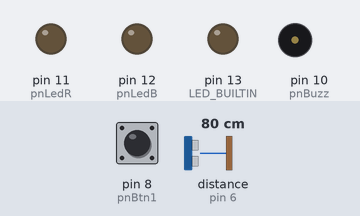
A sketch run on a simulated Arduino Uno, built with avr-gcc and run on an emulated ATmega328P. Shown: output pins drawn as LEDs (lit = HIGH), buzzer (waves = sounding). Dashed ring = blinking. Inputs (shaded band) come from the test bench; at power-on: pin 8 (pnBtn1) HIGH, distance to the obstacle (sensor on pin 6) 80 cm. The echo pulse lasts 58.3 µs per cm; pins used as bus, display or sensor lines are not drawn.

Above: at 2.7 s.
2.8 s: pin 8 (pnBtn1) pulled LOW for 0.15 s
At 3.15 s:
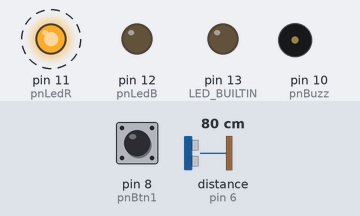
4.8 s: distance to the obstacle (sensor on pin 6) set to 17 cm
6.3 s: distance to the obstacle (sensor on pin 6) set to 13 cm
At 7.2 s:
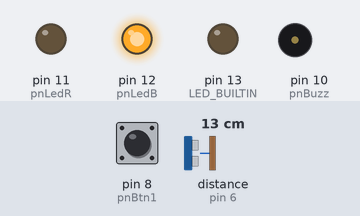
9.3 s: distance to the obstacle (sensor on pin 6) set to 8 cm
12.3 s: distance to the obstacle (sensor on pin 6) set to 5 cm
At 13.4 s:
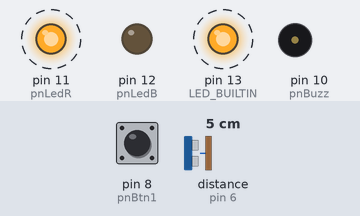
15.3 s: pin 8 (pnBtn1) pulled LOW for 1 s
At 17.3 s:
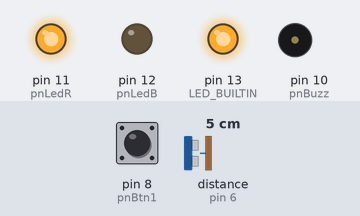
Timing chart, 0 to 18.8 s (numbered marks = the images above; inputs shaded):
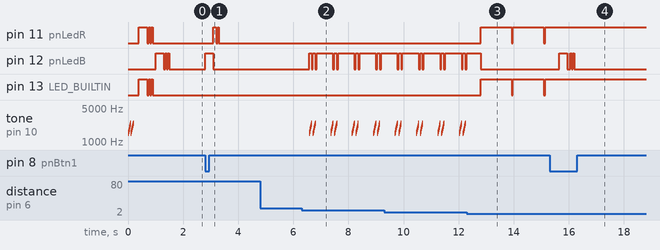

Measured:
- the behaviour switches between 16 and 15 cm on distance to the obstacle (sensor on pin 6) (found by bisection; images 1 and 2)
- the behaviour switches between 7 and 6 cm on distance to the obstacle (sensor on pin 6) (found by bisection; images 2 and 3)
- after the input at 2.8 s, pin 11 (pnLedR): alternates HIGH for 0.08 s and LOW for 0.05 s, 4 changes in all, then stays LOW, starting after 0.30 s; pin 12 (pnLedB): LOW → HIGH at once, → LOW 0.30 s later
- after the input at 4.8 s, every drawn part: stays the same
- after the input at 6.3 s, pin 12 (pnLedB): LOW → HIGH after 0.27 s, then repeats every 0.78 s: LOW 0.05 s, HIGH 0.09 s, LOW 0.05 s, HIGH 0.59 s; tone on pin 10 (pnBuzz): plays 1500 Hz for 0.01 s, 1574 Hz for 0.01 s, 1653 Hz for 0.01 s, 1736 Hz for 0.01 s, 1823 Hz for 0.01 s, 1914 Hz for 0.01 s … (88 notes in this stretch), starting after 0.27 s
- after the input at 12.3 s, pin 11 (pnLedR), pin 13 (LED_BUILTIN): alternates HIGH for 1.1 s and LOW for 0.05 s, starting after 0.49 s; tone on pin 10 (pnBuzz): stops changing and stays silent
- after the input at 15.3 s, pin 11 (pnLedR), pin 13 (LED_BUILTIN): stops changing and stays HIGH; pin 12 (pnLedB): goes HIGH 0.30 s, LOW 0.10 s, HIGH 0.05 s, LOW 0.05 s, HIGH 0.05 s, then LOW, starting after 0.35 s; tone on pin 10 (pnBuzz): stays silent (without the input it goes to 768 Hz after 4.0 s)

The sketch:

parkir_mobilF1.ino
```cpp
#include <SoftwareSerial.h>

#define pnLedB    12
#define pnLedR    11
#define pnBuzz    10
#define pnBtn1    8
#define pnJrEcho  6
#define pnJrTrig  5

#define dangerDistance  60
#define saveDistance    150

// Untuk bluetooth
SoftwareSerial mySerial(2, 3); // TX , RX

int btnState = 0;
bool isAndroidMode = true;

void startLed()
{
  delay(200);
  digitalWrite(LED_BUILTIN, HIGH);
  digitalWrite(pnLedR, HIGH);
  delay(300);
  digitalWrite(LED_BUILTIN, LOW);
  digitalWrite(pnLedR, LOW);
  delay(50);
  digitalWrite(LED_BUILTIN, HIGH);
  digitalWrite(pnLedR, HIGH);
  delay(50);
  digitalWrite(LED_BUILTIN, LOW);
  digitalWrite(pnLedR, LOW);
  delay(50);
  digitalWrite(LED_BUILTIN, HIGH);
  digitalWrite(pnLedR, HIGH);
  delay(50);
  digitalWrite(LED_BUILTIN, LOW);
  digitalWrite(pnLedR, LOW);

  delay(100);
  digitalWrite(pnLedB, HIGH);
  delay(300);
  digitalWrite(pnLedB, LOW);
  delay(50);
  digitalWrite(pnLedB, HIGH);
  delay(50);
  digitalWrite(pnLedB, LOW);
  delay(50);
  digitalWrite(pnLedB, HIGH);
  delay(50);
  digitalWrite(pnLedB, LOW);

}

void startBuzz()
{
  for (int k = 0; k < 2; ++k)
  {
    for(float hz = 1500; hz < 2500; hz=hz*1.05){
      tone(pnBuzz, hz, 25);
      delay(9);
    }
    noTone(pnBuzz);
  }
}

void dangerPosition()
{
  digitalWrite(pnLedB, LOW);
  digitalWrite(LED_BUILTIN, LOW);
  digitalWrite(pnLedR, LOW);

  for (int l1 = 0; l1 < 2; ++l1)
  {
    digitalWrite(LED_BUILTIN, HIGH);
    digitalWrite(pnLedR, HIGH);
    for(int hz = 440; hz < 1000; hz+=4){
      tone(pnBuzz, hz, 50);
      delay(4);
    }
    noTone(pnBuzz);

    for(int hz = 1000; hz > 440; hz-=4){
      tone(pnBuzz, hz, 50);
      delay(4);
    }
    noTone(pnBuzz);
    digitalWrite(LED_BUILTIN, LOW);
    digitalWrite(pnLedR, LOW);
    delay(50);
  }
  digitalWrite(LED_BUILTIN, HIGH);
  digitalWrite(pnLedR, HIGH);
}

void savePosition()
{
  digitalWrite(pnLedB, LOW);
  digitalWrite(LED_BUILTIN, LOW);
  digitalWrite(pnLedR, LOW);

  for (int k = 0; k < 2; ++k)
  {
    digitalWrite(pnLedB, HIGH);
  // Whoop up
    for(float hz = 1500; hz < 2500; hz=hz*1.05){
      tone(pnBuzz, hz, 20);
      delay(8);
    }
    noTone(pnBuzz);

    // Whoop down
    for(float hz = 5400; hz < 1500; hz=hz/1.05){
      tone(pnBuzz, hz, 25);
      delay(8);
    }
    noTone(pnBuzz);
    digitalWrite(pnLedB, LOW);
    delay(50);
  }
  digitalWrite(pnLedB, HIGH);
}

void farPosition()
{
  digitalWrite(pnLedB, LOW);
  digitalWrite(LED_BUILTIN, LOW);
  digitalWrite(pnLedR, LOW);
}


// using android or No Android
void switchMode()
{
  isAndroidMode = !isAndroidMode; //change flag variable
  if (isAndroidMode)
  {
    digitalWrite(pnLedB, HIGH);
    delay(300);
    digitalWrite(pnLedB, LOW);
    delay(100);
    digitalWrite(pnLedB, HIGH);
    delay(50);
    digitalWrite(pnLedB, LOW);
    delay(50);
    digitalWrite(pnLedB, HIGH);
    delay(50);
    digitalWrite(pnLedB, LOW);
  }
  else
  {
    digitalWrite(pnLedB, HIGH);
    delay(300);
    digitalWrite(pnLedB, LOW);
    digitalWrite(pnLedR, HIGH);
    delay(100);
    digitalWrite(pnLedR, LOW);
    delay(50);
    digitalWrite(pnLedR, HIGH);
    delay(50);
    digitalWrite(pnLedR, LOW);
  }

  delay(250); //Small delay
}

int calcDistance()  // in milimeter
{
  digitalWrite(pnJrTrig, LOW);
  delayMicroseconds(2);
  digitalWrite(pnJrTrig, HIGH);
  delayMicroseconds(10);
  digitalWrite(pnJrTrig, LOW);
  unsigned long duration = pulseIn(pnJrEcho, HIGH);
  int distance = duration * 0.1711;
  return distance;
}

void evaluateDistace(int mmDistance)
{
  if (mmDistance < dangerDistance)
  {
    dangerPosition();
  }
  else if(mmDistance < saveDistance)
  {
    savePosition();
  }
  else
  {
    farPosition();
  }
}

// -------------------------------------------
// ARDUINO ...
// -------------------------------------------
void setup()
{
  pinMode(LED_BUILTIN, OUTPUT);
  pinMode(pnLedB, OUTPUT);
  pinMode(pnLedR, OUTPUT);
  pinMode(pnBuzz, OUTPUT);
  pinMode(pnBtn1, INPUT_PULLUP);
  pinMode(pnJrTrig, OUTPUT);
  pinMode(pnJrEcho, INPUT);

  mySerial.begin(9600);
  isAndroidMode = true;
  startBuzz();
  startLed();
  delay(100);
}

void loop()
{
  btnState = digitalRead(pnBtn1);

  if (btnState == LOW) {
    switchMode();
  }

  if(isAndroidMode)
  {
    if(mySerial.available() > 0)
    {
      char c = mySerial.read();
      if (c == 'A')
      {
        mySerial.write("OK!\n");
      }
      else if (c == 'X')
      {
        int mmDistance = calcDistance();
        String noteS = ">" + String(mmDistance) + "<\n";
        char noteC[20];
        noteS.toCharArray(noteC, 20);
        mySerial.write(noteC);
        evaluateDistace(mmDistance);
      }
    }
  }
  else // not connect to Android device
  {
    int mmDistance = calcDistance();
    evaluateDistace(mmDistance);
    delay(500);
  }

}
```
